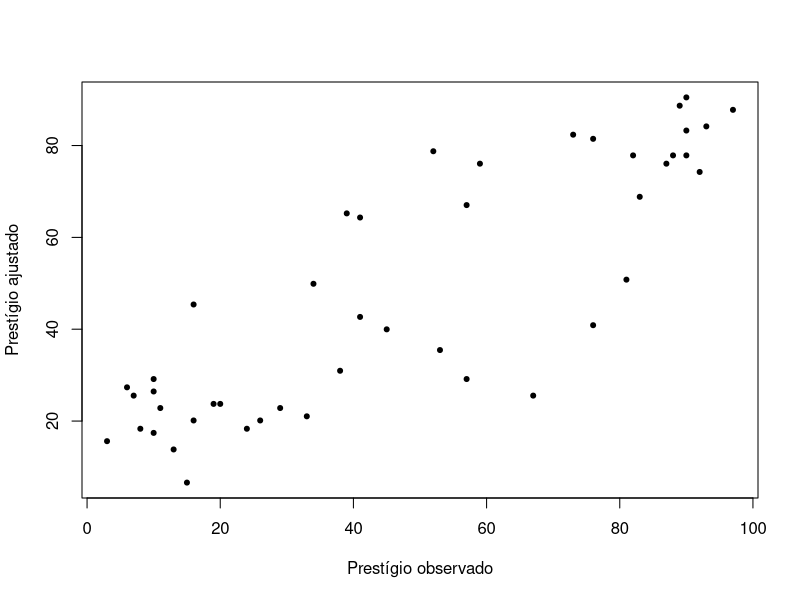
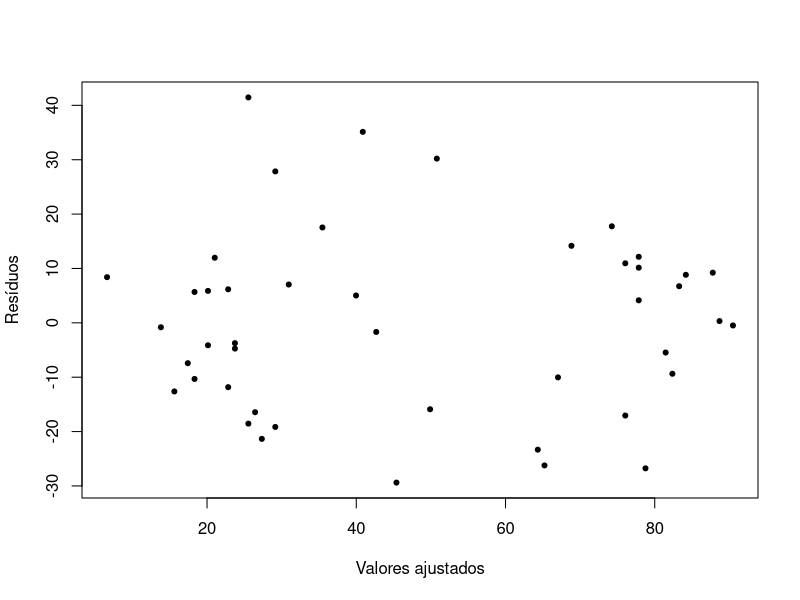

Source code (R) for these figures, in order:
#11 

temp <- seq(-5,5)

prod <- c(1,5,4,7,10,8,9,13,14,13,18)


md_temp <- mean(temp)
md_prod <-  mean(prod)


#Estimando b1
b1 <- sum((temp - md_temp)*(prod - md_prod)) / sum((temp - md_temp)**2)

#Estimando b0
b0 <-  md_prod - b1*md_temp


prod_est <- b0 + b1*temp


SQres <-  sum((prod - prod_est)**2)

sigma_est <-  sqrt(SQres/(length(temp)-2))

SQtem <- sum((temp - md_temp)**2)


EP_temp <-  sigma_est/sqrt(SQtem)


t <-  qt(0.025, df = 9)

#Criando um intervalo de confiança para o b1
int_conf <-  b1+c(1,-1)*t*EP_temp



t_temp <-  b1/EP_temp


#Testando a significancia de b1
pvalor <-  (1-pt(t_temp,df = 9))*2


#Um intervalo de confiança para o prod medio em temp = 3


prod_1 <- b0 + b1*3


EP_prod_1 <- sigma_est*sqrt((1/11) + (3 - md_temp)**2/SQtem )


int_conf_prod_1 <- prod_1 +c(1,-1)*t*EP_prod_1




prod_2 <-  b0 + b1*-2



EP_prod_dif <- sigma_est*sqrt(  (3 - (-2))**2/SQtem )


int_conf_dif <- (prod_1 - prod_2) +c(1,-1)*t*EP_prod_1




temp_f <- (12 - b0)/b1


b0 + b1*temp_f


ajuste <- lm(prod ~ temp)
summary(ajuste)
fitted(ajuste)


###########################

require(car)


summary(Duncan)

ajuste <- lm(prestige ~ education, data = Duncan)

print(ajuste)

fitted(ajuste)

plot(Duncan$prestige, fitted(ajuste), xlab='Prestígio observado', ylab='Prestígio ajustado', pch = 20)


plot(fitted(ajuste), resid(ajuste), xlab = 'Valores ajustados', ylab = 'Resíduos', pch = 20)


b0 <-  0.284
b1 <-  0.902

(b0 + 12.5*b1)


vcov(ajuste) 

confint(ajuste)

n <-  length(Duncan$prestige)

md_prestige <-  mean(Duncan$prestige)


sq_prestige <-  sum((Duncan$prestige - fitted(ajuste))**2)


sigma <-  sqrt(sq_prestige/ (length(Duncan$prestige) - 2))



ep_b1 <-  sigma / sqrt(sum((Duncan$education - mean(Duncan$education))**2))

sqrt(vcov(ajuste)[2,2])


pt(b1-6/ep_b1,df = length(Duncan$education)-2, lower.tail = T)*2


int_conf_B_1 <- b1 +c(1,-1)*t*ep_b1

t <-  qt(0.025, df = n-2)
int_media <- function(x) {
  
  x0 <-  b0 + b1 * x
  
  ep_x0 <- sigma * sqrt((1/n) + ((x - mean(Duncan$education))^2 / sum((Duncan$education - mean(Duncan$education))^2)))
  
  intervalo <- x0 + c(-1, 1) * t * ep_x0
  
  return(intervalo)
}
int_media(9);int_media(15);int_media(mean(Duncan$education))




predict(ajuste, newdata = data.frame(education = 15), interval = "confidence", level = 0.95)

anova(ajuste)


anova(ajuste)[1,2]/sum(anova(ajuste)[,2])

summary(ajuste)

        